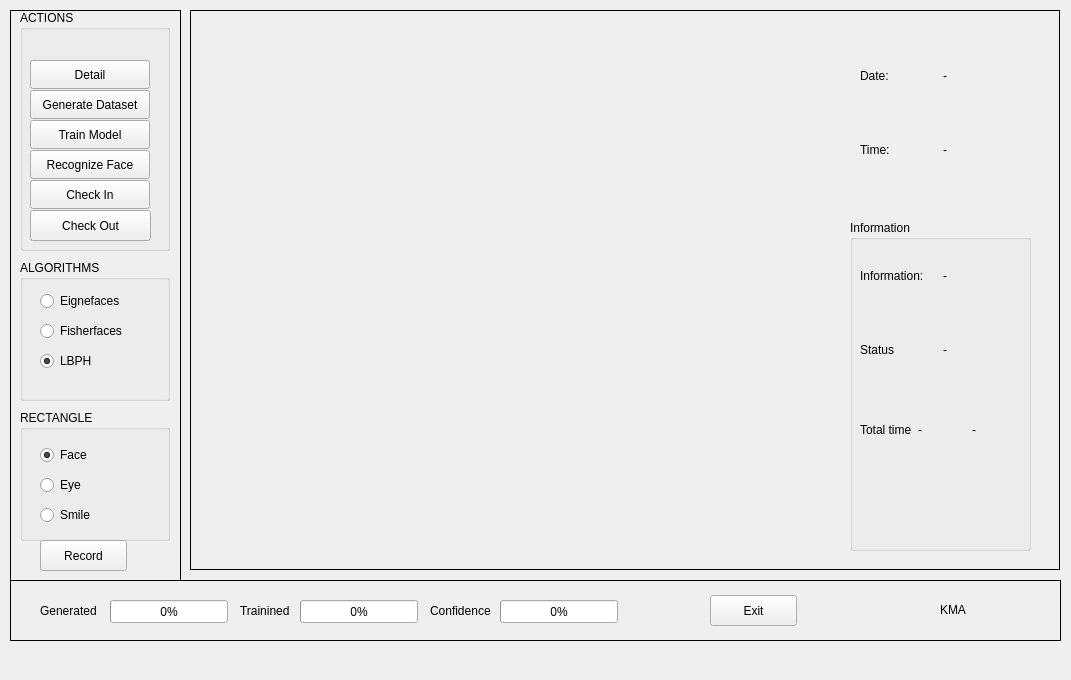
<?xml version="1.0" encoding="UTF-8"?>
<ui version="4.0">
 <class>MainWindow</class>
 <widget class="QMainWindow" name="MainWindow">
  <property name="geometry">
   <rect>
    <x>0</x>
    <y>0</y>
    <width>1071</width>
    <height>680</height>
   </rect>
  </property>
  <property name="minimumSize">
   <size>
    <width>1071</width>
    <height>680</height>
   </size>
  </property>
  <property name="maximumSize">
   <size>
    <width>1071</width>
    <height>680</height>
   </size>
  </property>
  <property name="windowTitle">
   <string>AUFR</string>
  </property>
  <property name="windowIcon">
   <iconset>
    <normaloff>icon/app_icon.jpg</normaloff>icon/app_icon.jpg</iconset>
  </property>
  <widget class="QWidget" name="centralwidget">
   <widget class="QFrame" name="frame">
    <property name="geometry">
     <rect>
      <x>190</x>
      <y>10</y>
      <width>870</width>
      <height>560</height>
     </rect>
    </property>
    <property name="frameShape">
     <enum>QFrame::Box</enum>
    </property>
    <widget class="QLabel" name="video_feed">
     <property name="geometry">
      <rect>
       <x>0</x>
       <y>0</y>
       <width>641</width>
       <height>560</height>
      </rect>
     </property>
     <property name="text">
      <string/>
     </property>
    </widget>
    <widget class="QWidget" name="horizontalLayoutWidget">
     <property name="geometry">
      <rect>
       <x>670</x>
       <y>30</y>
       <width>160</width>
       <height>71</height>
      </rect>
     </property>
     <layout class="QHBoxLayout" name="horizontalLayout">
      <item>
       <widget class="QLabel" name="label_6">
        <property name="text">
         <string>Date:</string>
        </property>
       </widget>
      </item>
      <item>
       <widget class="QLabel" name="date_label">
        <property name="text">
         <string>-</string>
        </property>
       </widget>
      </item>
     </layout>
    </widget>
    <widget class="QWidget" name="horizontalLayoutWidget_2">
     <property name="geometry">
      <rect>
       <x>670</x>
       <y>100</y>
       <width>160</width>
       <height>80</height>
      </rect>
     </property>
     <layout class="QHBoxLayout" name="horizontalLayout_2">
      <property name="spacing">
       <number>6</number>
      </property>
      <item>
       <widget class="QLabel" name="label_7">
        <property name="text">
         <string>Time:</string>
        </property>
       </widget>
      </item>
      <item>
       <widget class="QLabel" name="time_label">
        <property name="text">
         <string>-</string>
        </property>
       </widget>
      </item>
     </layout>
    </widget>
    <widget class="QGroupBox" name="groupBox">
     <property name="geometry">
      <rect>
       <x>660</x>
       <y>210</y>
       <width>181</width>
       <height>331</height>
      </rect>
     </property>
     <property name="title">
      <string>Information</string>
     </property>
     <widget class="QWidget" name="horizontalLayoutWidget_3">
      <property name="geometry">
       <rect>
        <x>10</x>
        <y>20</y>
        <width>160</width>
        <height>71</height>
       </rect>
      </property>
      <layout class="QHBoxLayout" name="horizontalLayout_4">
       <item>
        <widget class="QLabel" name="label_8">
         <property name="text">
          <string>Information:</string>
         </property>
        </widget>
       </item>
       <item>
        <widget class="QLabel" name="name_label">
         <property name="text">
          <string>-</string>
         </property>
        </widget>
       </item>
      </layout>
     </widget>
     <widget class="QWidget" name="horizontalLayoutWidget_4">
      <property name="geometry">
       <rect>
        <x>10</x>
        <y>90</y>
        <width>160</width>
        <height>80</height>
       </rect>
      </property>
      <layout class="QHBoxLayout" name="horizontalLayout_5">
       <property name="spacing">
        <number>6</number>
       </property>
       <item>
        <widget class="QLabel" name="label_9">
         <property name="text">
          <string>Status</string>
         </property>
        </widget>
       </item>
       <item>
        <widget class="QLabel" name="id_label">
         <property name="text">
          <string>-</string>
         </property>
        </widget>
       </item>
      </layout>
     </widget>
     <widget class="QWidget" name="horizontalLayoutWidget_5">
      <property name="geometry">
       <rect>
        <x>10</x>
        <y>170</y>
        <width>160</width>
        <height>80</height>
       </rect>
      </property>
      <layout class="QHBoxLayout" name="horizontalLayout_3">
       <item>
        <widget class="QLabel" name="label_10">
         <property name="text">
          <string>Total time</string>
         </property>
        </widget>
       </item>
       <item>
        <widget class="QLabel" name="hour_label">
         <property name="text">
          <string>-</string>
         </property>
        </widget>
       </item>
       <item>
        <widget class="QLabel" name="min_label">
         <property name="text">
          <string>-</string>
         </property>
        </widget>
       </item>
      </layout>
     </widget>
    </widget>
   </widget>
   <widget class="QFrame" name="frame_2">
    <property name="geometry">
     <rect>
      <x>10</x>
      <y>10</y>
      <width>171</width>
      <height>571</height>
     </rect>
    </property>
    <property name="frameShape">
     <enum>QFrame::Panel</enum>
    </property>
    <widget class="QGroupBox" name="groupBox_3">
     <property name="geometry">
      <rect>
       <x>10</x>
       <y>400</y>
       <width>150</width>
       <height>131</height>
      </rect>
     </property>
     <property name="title">
      <string>RECTANGLE</string>
     </property>
     <widget class="QRadioButton" name="smile_rect_radio">
      <property name="geometry">
       <rect>
        <x>20</x>
        <y>90</y>
        <width>120</width>
        <height>30</height>
       </rect>
      </property>
      <property name="text">
       <string>Smile</string>
      </property>
      <attribute name="buttonGroup">
       <string notr="true">rect_radio_group</string>
      </attribute>
     </widget>
     <widget class="QRadioButton" name="eye_rect_radio">
      <property name="geometry">
       <rect>
        <x>20</x>
        <y>60</y>
        <width>120</width>
        <height>30</height>
       </rect>
      </property>
      <property name="text">
       <string>Eye</string>
      </property>
      <attribute name="buttonGroup">
       <string notr="true">rect_radio_group</string>
      </attribute>
     </widget>
     <widget class="QRadioButton" name="face_rect_radio">
      <property name="geometry">
       <rect>
        <x>20</x>
        <y>30</y>
        <width>120</width>
        <height>30</height>
       </rect>
      </property>
      <property name="text">
       <string>Face</string>
      </property>
      <property name="checked">
       <bool>true</bool>
      </property>
      <attribute name="buttonGroup">
       <string notr="true">rect_radio_group</string>
      </attribute>
     </widget>
    </widget>
    <widget class="QGroupBox" name="groupBox_2">
     <property name="geometry">
      <rect>
       <x>10</x>
       <y>0</y>
       <width>150</width>
       <height>241</height>
      </rect>
     </property>
     <property name="title">
      <string>ACTIONS</string>
     </property>
     <widget class="QPushButton" name="generate_dataset_btn">
      <property name="geometry">
       <rect>
        <x>10</x>
        <y>80</y>
        <width>120</width>
        <height>29</height>
       </rect>
      </property>
      <property name="text">
       <string>Generate Dataset</string>
      </property>
     </widget>
     <widget class="QPushButton" name="train_model_btn">
      <property name="geometry">
       <rect>
        <x>10</x>
        <y>110</y>
        <width>120</width>
        <height>29</height>
       </rect>
      </property>
      <property name="text">
       <string>Train Model</string>
      </property>
     </widget>
     <widget class="QPushButton" name="recognize_face_btn">
      <property name="geometry">
       <rect>
        <x>10</x>
        <y>140</y>
        <width>120</width>
        <height>29</height>
       </rect>
      </property>
      <property name="text">
       <string>Recognize Face</string>
      </property>
     </widget>
     <widget class="QPushButton" name="checkin_btn">
      <property name="geometry">
       <rect>
        <x>10</x>
        <y>170</y>
        <width>120</width>
        <height>29</height>
       </rect>
      </property>
      <property name="text">
       <string>Check In</string>
      </property>
      <property name="checkable">
       <bool>true</bool>
      </property>
     </widget>
     <widget class="QPushButton" name="checkout_btn">
      <property name="geometry">
       <rect>
        <x>10</x>
        <y>200</y>
        <width>121</width>
        <height>31</height>
       </rect>
      </property>
      <property name="text">
       <string>Check Out</string>
      </property>
      <property name="checkable">
       <bool>true</bool>
      </property>
     </widget>
     <widget class="QPushButton" name="detail_btn">
      <property name="geometry">
       <rect>
        <x>10</x>
        <y>50</y>
        <width>120</width>
        <height>29</height>
       </rect>
      </property>
      <property name="text">
       <string>Detail</string>
      </property>
     </widget>
    </widget>
    <widget class="QGroupBox" name="groupBox_1">
     <property name="geometry">
      <rect>
       <x>10</x>
       <y>250</y>
       <width>150</width>
       <height>141</height>
      </rect>
     </property>
     <property name="title">
      <string>ALGORITHMS</string>
     </property>
     <property name="flat">
      <bool>false</bool>
     </property>
     <property name="checkable">
      <bool>false</bool>
     </property>
     <widget class="QRadioButton" name="lbph_algo_radio">
      <property name="geometry">
       <rect>
        <x>20</x>
        <y>90</y>
        <width>120</width>
        <height>22</height>
       </rect>
      </property>
      <property name="text">
       <string>LBPH</string>
      </property>
      <property name="checked">
       <bool>true</bool>
      </property>
      <attribute name="buttonGroup">
       <string notr="true">algo_radio_group</string>
      </attribute>
     </widget>
     <widget class="QRadioButton" name="fisher_algo_radio">
      <property name="geometry">
       <rect>
        <x>20</x>
        <y>60</y>
        <width>120</width>
        <height>22</height>
       </rect>
      </property>
      <property name="text">
       <string>Fisherfaces</string>
      </property>
      <attribute name="buttonGroup">
       <string notr="true">algo_radio_group</string>
      </attribute>
     </widget>
     <widget class="QRadioButton" name="eigen_algo_radio">
      <property name="geometry">
       <rect>
        <x>20</x>
        <y>30</y>
        <width>120</width>
        <height>22</height>
       </rect>
      </property>
      <property name="text">
       <string>Eignefaces</string>
      </property>
      <attribute name="buttonGroup">
       <string notr="true">algo_radio_group</string>
      </attribute>
     </widget>
    </widget>
    <widget class="QPushButton" name="video_recording_btn">
     <property name="geometry">
      <rect>
       <x>30</x>
       <y>530</y>
       <width>87</width>
       <height>31</height>
      </rect>
     </property>
     <property name="text">
      <string>Record</string>
     </property>
     <property name="checkable">
      <bool>true</bool>
     </property>
    </widget>
   </widget>
   <widget class="QFrame" name="frame">
    <property name="geometry">
     <rect>
      <x>10</x>
      <y>580</y>
      <width>1051</width>
      <height>61</height>
     </rect>
    </property>
    <property name="frameShape">
     <enum>QFrame::Panel</enum>
    </property>
    <property name="frameShadow">
     <enum>QFrame::Plain</enum>
    </property>
    <widget class="QProgressBar" name="progress_bar_recognize">
     <property name="geometry">
      <rect>
       <x>490</x>
       <y>20</y>
       <width>118</width>
       <height>23</height>
      </rect>
     </property>
     <property name="value">
      <number>0</number>
     </property>
    </widget>
    <widget class="QLabel" name="label_3">
     <property name="geometry">
      <rect>
       <x>420</x>
       <y>20</y>
       <width>71</width>
       <height>21</height>
      </rect>
     </property>
     <property name="text">
      <string>Confidence</string>
     </property>
    </widget>
    <widget class="QLabel" name="label">
     <property name="geometry">
      <rect>
       <x>230</x>
       <y>20</y>
       <width>54</width>
       <height>21</height>
      </rect>
     </property>
     <property name="text">
      <string>Trainined</string>
     </property>
    </widget>
    <widget class="QProgressBar" name="progress_bar_train">
     <property name="geometry">
      <rect>
       <x>290</x>
       <y>20</y>
       <width>118</width>
       <height>23</height>
      </rect>
     </property>
     <property name="maximum">
      <number>3</number>
     </property>
     <property name="value">
      <number>0</number>
     </property>
     <property name="format">
      <string>%p%</string>
     </property>
    </widget>
    <widget class="QProgressBar" name="progress_bar_generate">
     <property name="geometry">
      <rect>
       <x>100</x>
       <y>20</y>
       <width>118</width>
       <height>23</height>
      </rect>
     </property>
     <property name="value">
      <number>0</number>
     </property>
    </widget>
    <widget class="QLabel" name="label_2">
     <property name="geometry">
      <rect>
       <x>30</x>
       <y>20</y>
       <width>61</width>
       <height>21</height>
      </rect>
     </property>
     <property name="text">
      <string>Generated</string>
     </property>
    </widget>
    <widget class="QPushButton" name="exit_btn">
     <property name="geometry">
      <rect>
       <x>700</x>
       <y>15</y>
       <width>87</width>
       <height>31</height>
      </rect>
     </property>
     <property name="text">
      <string>Exit</string>
     </property>
    </widget>
    <widget class="QLabel" name="label_4">
     <property name="geometry">
      <rect>
       <x>880</x>
       <y>10</y>
       <width>41</width>
       <height>41</height>
      </rect>
     </property>
     <property name="inputMethodHints">
      <set>Qt::ImhNone</set>
     </property>
     <property name="text">
      <string/>
     </property>
     <property name="pixmap">
      <pixmap>icon/kma.png</pixmap>
     </property>
     <property name="scaledContents">
      <bool>true</bool>
     </property>
    </widget>
    <widget class="QLabel" name="label_5">
     <property name="geometry">
      <rect>
       <x>930</x>
       <y>20</y>
       <width>91</width>
       <height>20</height>
      </rect>
     </property>
     <property name="text">
      <string>KMA</string>
     </property>
    </widget>
   </widget>
  </widget>
  <widget class="QMenuBar" name="menu_bar">
   <property name="geometry">
    <rect>
     <x>0</x>
     <y>0</y>
     <width>1071</width>
     <height>21</height>
    </rect>
   </property>
   <property name="defaultUp">
    <bool>false</bool>
   </property>
  </widget>
 </widget>
 <resources/>
 <connections>
  <connection>
   <sender>exit_btn</sender>
   <signal>clicked(bool)</signal>
   <receiver>MainWindow</receiver>
   <slot>close()</slot>
   <hints>
    <hint type="sourcelabel">
     <x>748</x>
     <y>648</y>
    </hint>
    <hint type="destinationlabel">
     <x>809</x>
     <y>719</y>
    </hint>
   </hints>
  </connection>
 </connections>
 <buttongroups>
  <buttongroup name="algo_radio_group"/>
  <buttongroup name="rect_radio_group"/>
 </buttongroups>
</ui>
